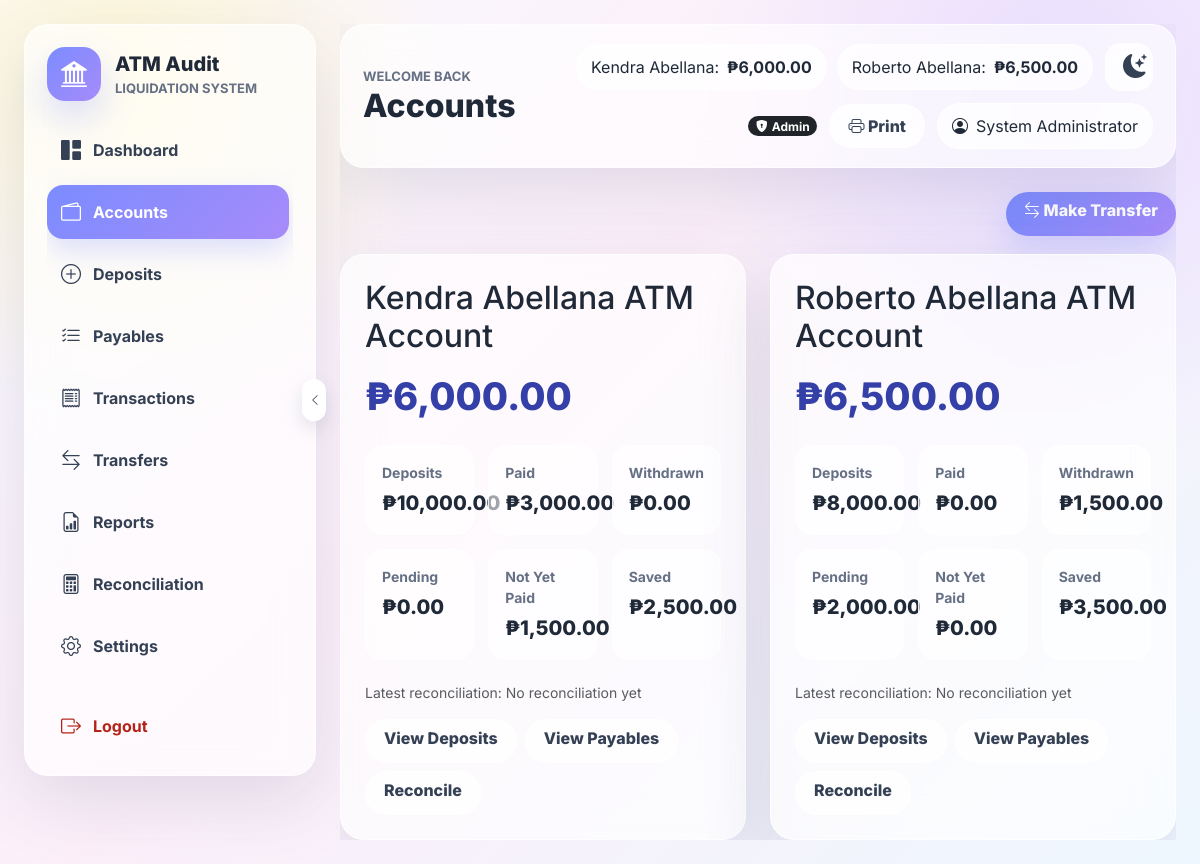
The page /pages/accounts.php (signed in) on the database its author committed.
### tables this page shows
CREATE TABLE accounts (
    id INT AUTO_INCREMENT PRIMARY KEY,
    account_name VARCHAR(160) NOT NULL UNIQUE,
    current_balance DECIMAL(15,2) NOT NULL DEFAULT 0.00,
    created_at DATETIME NOT NULL DEFAULT CURRENT_TIMESTAMP,
    deleted_at DATETIME NULL
);

### config/database.php (called while the page is built, shortened)
<?php
function db(): PDO
{
    static $pdo = null;
    if ($pdo instanceof PDO) {
        return $pdo;
    }
    $dsn = sprintf('mysql:host=%s;port=%s;dbname=%s;charset=utf8mb4', DB_HOST, DB_PORT, DB_NAME);
    $pdo = new PDO($dsn, DB_USER, DB_PASS, [
        PDO::ATTR_ERRMODE => PDO::ERRMODE_EXCEPTION,
        PDO::ATTR_DEFAULT_FETCH_MODE => PDO::FETCH_ASSOC,
        PDO::ATTR_EMULATE_PREPARES => false,
    ]);
    ensureDefaultSeedData($pdo);
    return $pdo;
}
function ensureDefaultSeedData(PDO $pdo): void
{
    try {
        $pdo->beginTransaction();
        $accountStmt = $pdo->prepare(
            'INSERT INTO accounts (id, account_name, current_balance, deleted_at)
             VALUES (:id, :account_name, :current_balance, NULL)
             ON DUPLICATE KEY UPDATE
                 account_name = VALUES(account_name),
                 deleted_at = NULL'
        );
        foreach (DEFAULT_SEED_ACCOUNTS as [$id, $accountName, $balance]) {
            $accountStmt->execute([
                'id' => $id,
                'account_name' => $accountName,
                'current_balance' => $balance,
            ]);
        }
        $findDefaultUserStmt = $pdo->prepare(
            'SELECT id FROM users WHERE LOWER(username) = LOWER(:username) LIMIT 1'
        );
        $updateDefaultUserStmt = $pdo->prepare(
            'UPDATE users
             SET full_name = :full_name,
                 password = :password,
                 role = :role,
                 account_id = :account_id,
                 deleted_at = NULL
             WHERE id = :id'
        );
        $insertDefaultUserStmt = $pdo->prepare(
            'INSERT INTO users (full_name, username, password, role, account_id, deleted_at)
             VALUES (:full_name, :username, :password, :role, :account_id, NULL)'
        );
        foreach (DEFAULT_SEED_USERS as [$fullName, $username, $password, $role, $accountId]) {
            $params = [
                'full_name' => $fullName,
                'username' => $username,
                'password' => $password,
                'role' => $role,
                'account_id' => $accountId,
            ];
            $findDefaultUserStmt->execute(['username' => $username]);
            $existingId = (int) ($findDefaultUserStmt->fetch()['id'] ?? 0);
            if ($existingId > 0) {
                $updateDefaultUserStmt->execute([
                    'full_name' => $fullName,
                    'password' => $password,
                    'role' => $role,
                    'account_id' => $accountId,
                    'id' => $existingId,
                ]);
            } else {
                $insertDefaultUserStmt->execute($params);
            }
        }
        if ($pdo->inTransaction()) {
            $pdo->commit();
        }
    } catch (Throwable $e) {
        if ($pdo->inTransaction()) {
            $pdo->rollBack();
        }
        error_log($e->getMessage());
    }
}
function e(?string $value): string
{
    return htmlspecialchars((string) $value, ENT_QUOTES, 'UTF-8');
}
function asset(string $path): string
{
    return BASE_URL . '/assets/' . ltrim($path, '/');
}
function pageUrl(string $page): string
{
    return BASE_URL . '/pages/' . ltrim($page, '/');
}
function currentUser(): ?array
{
    return $_SESSION['user'] ?? null;
}
function isAdmin(): bool
{
    return (currentUser()['role'] ?? '') === 'Admin';
}
function money($amount): string
{
    return '&#8369;' . number_format((float) $amount, 2);
}
function fetchAccounts(bool $respectAccess = true): array
{
    return db()->query('SELECT * FROM accounts WHERE deleted_at IS NULL ORDER BY id ASC')->fetchAll();
}
function findAccount(int $accountId, bool $respectAccess = true): ?array
{
    $stmt = db()->prepare('SELECT * FROM accounts WHERE id = :id AND deleted_at IS NULL LIMIT 1');
    $stmt->execute(['id' => $accountId]);
    $row = $stmt->fetch();
    return $row;
}
function recalculateAllAccounts(): void
{
    foreach (fetchAccounts() as $account) {
        recalculateAccount((int) $account['id']);
    }
}
function reconciliationStatusLabel(float $difference): string
{
    return 'Balanced';
}
function latestReconciliation(int $accountId): ?array
{
    $stmt = db()->prepare(
        'SELECT reconciliation_date, system_balance, actual_atm_balance, difference, notes
         FROM reconciliations
         WHERE account_id = :account_id AND deleted_at IS NULL
         ORDER BY reconciliation_date DESC, id DESC
         LIMIT 1'
    );
    $stmt->execute(['account_id' => $accountId]);
    $row = $stmt->fetch();
    return $row ?: null;
}
function reconciliationSummary(int $accountId): array
{
    $latest = latestReconciliation($accountId);
    $difference = (float) ($latest['difference'] ?? 0);
    return [
        'has_record' => (bool) $latest,
        'reconciliation_date' => $latest['reconciliation_date'] ?? null,
        'system_balance' => (float) ($latest['system_balance'] ?? 0),
        'actual_atm_balance' => (float) ($latest['actual_atm_balance'] ?? 0),
        'difference' => $difference,
        'label' => reconciliationStatusLabel($difference),
        'notes' => $latest['notes'] ?? null,
    ];
}
function accountStats(int $accountId): array
{
    $pdo = db();
    $depositStmt = $pdo->prepare('SELECT COALESCE(SUM(total_amount), 0) total FROM deposits WHERE account_id = :id AND deleted_at IS NULL');
    $depositStmt->execute(['id' => $accountId]);
    $allocStmt = $pdo->prepare(
        'SELECT
            COALESCE(SUM(CASE WHEN status = "Paid" THEN amount_paid ELSE 0 END), 0) paid,
            COALESCE(SUM(CASE WHEN status = "Withdrawn" THEN amount_paid ELSE 0 END), 0) withdrawn,
            COALESCE(SUM(CASE WHEN status = "Pending" THEN remaining_amount ELSE 0 END), 0) pending,
            COALESCE(SUM(CASE WHEN status = "Not Yet Paid" THEN remaining_amount ELSE 0 END), 0) not_yet_paid,
            COALESCE(SUM(CASE WHEN status = "Partially Paid" THEN remaining_amount ELSE 0 END), 0) partially_paid,
            COALESCE(SUM(CASE WHEN status = "Saved" THEN remaining_amount ELSE 0 END), 0) saved,
            COALESCE(SUM(CASE WHEN status = "Borrowed" THEN remaining_amount ELSE 0 END), 0) borrowed,
            COALESCE(SUM(CASE WHEN status = "Transferred" THEN remaining_amount ELSE 0 END), 0) transferred
         FROM allocations
         WHERE account_id = :id AND deleted_at IS NULL'
    );
    $allocStmt->execute(['id' => $accountId]);
    $transferStmt = $pdo->prepare(
        'SELECT
            COALESCE(SUM(CASE WHEN from_account_id = :from_id THEN amount ELSE 0 END), 0) transfer_out,
            COALESCE(SUM(CASE WHEN to_account_id = :to_id THEN amount ELSE 0 END), 0) transfer_in
         FROM transfers
         WHERE deleted_at IS NULL AND (from_account_id = :where_from_id OR to_account_id = :where_to_id)'
    );
    $transferStmt->execute([
        'from_id' => $accountId,
        'to_id' => $accountId,
        'where_from_id' => $accountId,
        'where_to_id' => $accountId,
    ]);
    $account = findAccount($accountId);
    $alloc = $allocStmt->fetch() ?: [];
    $transfer = $transferStmt->fetch() ?: [];
    return [
        'balance' => (float) ($account['current_balance'] ?? 0),
        'deposited' => (float) ($depositStmt->fetch()['total'] ?? 0),
        'paid' => (float) ($alloc['paid'] ?? 0),
        'withdrawn' => (float) ($alloc['withdrawn'] ?? 0),
        'pending' => (float) ($alloc['pending'] ?? 0),
        'not_yet_paid' => (float) ($alloc['not_yet_paid'] ?? 0),
        'partially_paid' => (float) ($alloc['partially_paid'] ?? 0),
        'saved' => (float) ($alloc['saved'] ?? 0),
        'borrowed' => (float) ($alloc['borrowed'] ?? 0),
        'transferred' => (float) ($alloc['transferred'] ?? 0) + (float) ($transfer['transfer_out'] ?? 0),
        'transfer_in' => (float) ($transfer['transfer_in'] ?? 0),
    ];
}

### pages/accounts.php (the view, shortened to what this page needs)
<?php
require_once __DIR__ . '/../includes/header.php';
require_once __DIR__ . '/../includes/footer.php';
recalculateAllAccounts();
$accounts = fetchAccounts();
renderHeader('Accounts');
?>
<div class="page-actions">
    <a class="btn btn-primary-soft" href="<?= pageUrl('transfers.php') ?>"><i class="bi bi-arrow-left-right"></i> Make Transfer</a>
</div>
<div class="row g-4">
    <?php foreach ($accounts as $account): $s = accountStats((int) $account['id']); ?>
        <div class="col-12 col-xl-6">
            <div class="glass-card account-card">
                <h2><?= e($account['account_name']) ?></h2>
                <div class="large-balance"><?= money($account['current_balance']) ?></div>
                <div class="metric-grid">
                    <div><span>Deposits</span><strong><?= money($s['deposited']) ?></strong></div>
                    <div><span>Paid</span><strong><?= money($s['paid']) ?></strong></div>
                    <div><span>Withdrawn</span><strong><?= money($s['withdrawn']) ?></strong></div>
                    <div><span>Pending</span><strong><?= money($s['pending']) ?></strong></div>
                    <div><span>Not Yet Paid</span><strong><?= money($s['not_yet_paid']) ?></strong></div>
                    <div><span>Saved</span><strong><?= money($s['saved']) ?></strong></div>
                </div>
                <?php $summary = reconciliationSummary((int) $account['id']); ?>
                <div class="mt-3 small text-muted">
                    Latest reconciliation: <?= $summary['has_record'] ? e($summary['reconciliation_date']) . ' / ' . e($summary['label']) . ' / ' . money($summary['difference']) : 'No reconciliation yet' ?>
                </div>
                <div class="d-flex gap-2 flex-wrap mt-3">
                    <a href="<?= pageUrl('deposits.php?account_id=' . (int) $account['id']) ?>" class="btn btn-soft">View Deposits</a>
                    <a href="<?= pageUrl('allocations.php?account_id=' . (int) $account['id']) ?>" class="btn btn-soft">View Payables</a>
                    <a href="<?= pageUrl('reconciliation.php?account_id=' . (int) $account['id']) ?>" class="btn btn-soft">Reconcile</a>
                </div>
            </div>
        </div>
    <?php endforeach; ?>
</div>

### includes/header.php (shortened to what this page needs)
<?php
require_once __DIR__ . '/../config/database.php';
function renderHeader(string $title): void
{
    $user = currentUser();
    $accounts = currentUser() ? fetchAccounts() : [];
    ?>
    <!doctype html>
    <html lang="en">
    <head>
        <link href="https://cdn.jsdelivr.net/npm/bootstrap@5.3.3/dist/css/bootstrap.min.css" rel="stylesheet">
        <link href="https://cdn.jsdelivr.net/npm/bootstrap-icons@1.11.3/font/bootstrap-icons.css" rel="stylesheet">
        <link href="<?= asset('css/style.css') ?>" rel="stylesheet">
    </head>
    <body>
    <?php if ($user): ?>
        <div class="app-shell">
            <?php require __DIR__ . '/sidebar.php'; ?>
            <main class="main-panel">
                <header class="topbar glass-card">
                    <div>
                        <div class="eyebrow">Welcome back</div>
                        <h1><?= e($title) ?></h1>
                    </div>
                    <div class="topbar-tools">
                        <div class="balance-strip d-none d-xl-flex">
                            <?php foreach ($accounts as $account): ?>
                                <span><?= e(str_replace(' ATM Account', '', $account['account_name'])) ?>: <strong><?= money($account['current_balance']) ?></strong></span>
                            <?php endforeach; ?>
                        </div>
                        <button class="btn btn-soft icon-button" id="themeToggleButton" type="button" aria-label="Toggle night mode" title="Toggle night mode">
                            <i class="bi bi-moon-stars-fill"></i>
                        </button>
                        <?php if (isAdmin()): ?>
                            <span class="badge rounded-pill text-bg-dark admin-badge"><i class="bi bi-shield-lock-fill me-1"></i>Admin</span>
                        <?php endif; ?>
                        <button class="btn btn-soft print-page-button" id="printPageButton" type="button"><i class="bi bi-printer"></i> Print</button>
                        <div class="profile-pill"><i class="bi bi-person-circle"></i> <?= e($user['full_name']) ?></div>
                    </div>
                </header>
                <section class="content-wrap">
    <?php endif; ?>
    <?php
}
?>

### assets/css/style.css (style rules this page uses)
:root { --bg-a: #f8faff; --bg-b: #fceff9; --bg-c: #eef7ff; --primary: #7b8cff; --secondary: #a78bfa; --success: #7ed6a7; --warning: #f6c177; --danger: #f28b82; --neutral: #e5e7eb; --text: #1f2937; --muted: #667085; --glass: rgba(255, 255, 255, 0.64); --border: rgba(255, 255, 255, 0.75); --shadow: 0 24px 70px rgba(88, 96, 135, 0.16); --app-font-size: 16px; }
* { box-sizing: border-box; }
body { min-height: 100vh; margin: 0; color: var(--text); font-family: Inter, system-ui, -apple-system, BlinkMacSystemFont, "Segoe UI", sans-serif; font-size: var(--app-font-size); background: radial-gradient(circle at 10% 10%, #fff7d6 0, transparent 25%), radial-gradient(circle at 88% 12%, #e8ddff 0, transparent 28%), linear-gradient(135deg, var(--bg-a), var(--bg-b) 45%, var(--bg-c)); }
a { color: inherit; text-decoration: none; }
.app-shell { display: grid; grid-template-columns: 292px minmax(0, 1fr); gap: 24px; min-height: 100vh; padding: 24px; transition: grid-template-columns 0.2s ease; }
.glass-card, .glass-modal { background: var(--glass); border: 1px solid var(--border); border-radius: 24px; box-shadow: var(--shadow); backdrop-filter: blur(18px); }
.glass-card { padding: 24px; }
.brand-subtitle, .eyebrow { color: var(--muted); font-size: 13px; font-weight: 700; text-transform: uppercase; letter-spacing: 0; }
.main-panel { min-width: 0; overflow-x: hidden; }
.content-wrap { padding: 24px 0 0; min-width: 0; }
.topbar { min-height: 92px; display: flex; align-items: center; justify-content: space-between; gap: 18px; padding: 18px 22px; }
.topbar h1 { margin: 0; font-size: 32px; font-weight: 800; }
.topbar-tools { display: flex; align-items: center; gap: 12px; flex-wrap: wrap; justify-content: flex-end; }
.balance-strip { gap: 10px; flex-wrap: wrap; }
.balance-strip span, .profile-pill, .balance-badge { display: inline-flex; align-items: center; gap: 8px; padding: 10px 14px; border-radius: 999px; background: rgba(255, 255, 255, 0.66); border: 1px solid rgba(255, 255, 255, 0.8); }
.summary-grid, .metric-grid { display: grid; grid-template-columns: repeat(4, minmax(0, 1fr)); gap: 14px; margin-bottom: 22px; }
.metric-grid { grid-template-columns: repeat(3, minmax(0, 1fr)); }
.summary-grid > div, .metric-grid > div, .allocation-summary > div { padding: 16px; border-radius: 18px; background: rgba(255, 255, 255, 0.58); border: 1px solid rgba(255, 255, 255, 0.78); }
.summary-grid span, .metric-grid span, .allocation-summary span { display: block; color: var(--muted); font-weight: 700; font-size: 14px; }
.summary-grid strong, .metric-grid strong, .allocation-summary strong { display: block; margin-top: 5px; font-size: 20px; font-weight: 800; }
.large-balance { font-size: 38px; font-weight: 800; margin: 12px 0 20px; color: #3440a8; }
.btn { min-height: 44px; border-radius: 999px; font-weight: 800; padding-inline: 18px; }
.btn-primary-soft { color: white; border: 0; background: linear-gradient(135deg, var(--primary), var(--secondary)); box-shadow: 0 14px 32px rgba(123, 140, 255, 0.25); }
.btn-soft { background: rgba(255, 255, 255, 0.7); border: 1px solid rgba(255, 255, 255, 0.85); color: #344054; }
.icon-button { width: 48px; height: 48px; border: 0; border-radius: 16px; background: rgba(255, 255, 255, 0.74); font-size: 24px; }
.page-actions { display: flex; justify-content: flex-end; gap: 10px; margin-bottom: 18px; }

### rows shown on the page
accounts: account_name "Kendra Abellana", current_balance "₱6,000.00", account_name "Kendra Abellana ATM Account", deposited "₱10,000.00", paid "₱3,000.00", withdrawn "₱0.00", pending "₱0.00", not_yet_paid "₱1,500.00", saved "₱2,500.00"
accounts: account_name "Roberto Abellana", current_balance "₱6,500.00", account_name "Roberto Abellana ATM Account", deposited "₱8,000.00", paid "₱0.00", withdrawn "₱1,500.00", pending "₱2,000.00", not_yet_paid "₱0.00", saved "₱3,500.00"

### other values the page prints
$label "Dashboard"
$label "Accounts"
$label "Deposits"
$label "Payables"
$label "Transactions"
$label "Transfers"
$label "Reports"
$label "Reconciliation"
$label "Settings"
$title "Accounts"
$user['full_name'] "System Administrator"
